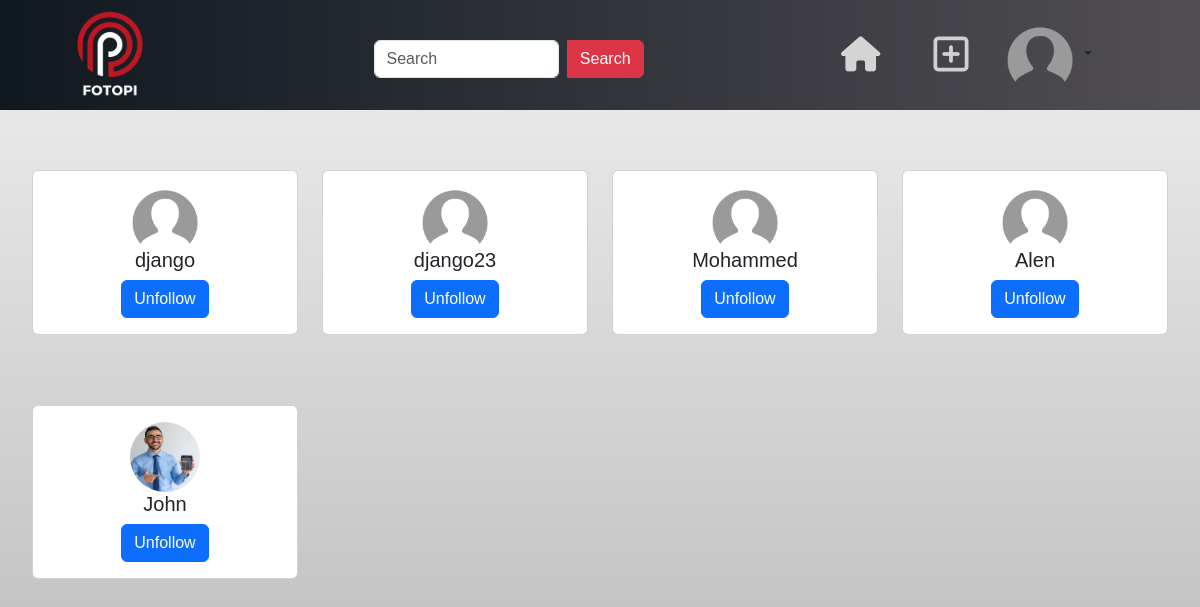
The app's page /following/all/ (signed in) with its own data.
### fotopiapp/models.py (models this page shows, shortened)
class UserProfile(models.Model):
    user=models.OneToOneField(User,on_delete=models.CASCADE, related_name="profile" )
    address=models.CharField(max_length=200, null=True)
    phone=models.CharField(max_length=200, null=True)
    profil_pic=models.FileField(upload_to="profilepic", null=True, blank=True)
    dob=models.DateField(null=True)
    bio=models.CharField(max_length=200,null=True)
    following=models.ManyToManyField("self",related_name="followed_by",symmetrical=False, blank=True)
    block=models.ManyToManyField("self",related_name="blocked", symmetrical=False,blank=True)

### fotopiapp/views.py (the view)
# urls.py: path('following/all/',views.FollowingListView.as_view(),name="following-list"),
@method_decorator(decs,name="dispatch")
class FollowingListView(View):
    def get(self,request,*args,**kwargs):
        profile_object=request.user.profile
        qs=profile_object.following.all()
        return render(request,"following_list.html",{"following":qs})

### fotopiapp/decorator.py (called while the page is built)
def signin_required(fn):
        def wrapper(request,*args,**kwargs):
                if not request.user.is_authenticated:
                        messages.error(request,"invalid session")
                        return redirect("signin")
                else:
                     return fn(request,*args,**kwargs)
        return wrapper

### fotopiapp/templates/following_list.html (shortened to what this page needs)
{% extends 'base.html' %}
{% load static %}
{% block body_block %}
<div class="container-fluid" style="margin-top: 150px;">
    <div class="row">
        {% for fo in following %}
        <div class="col-sm-12 col-md-6 col-lg-3" id="column1">
            <div class="card">
                <div class="card-body text-center">
                    {%if fo.profil_pic%}
                    <img src="{{fo.profil_pic.url}}" alt="" width="70px" height="70px" style="border-radius: 100px;">
                    {%else%}
                    <img class="profile-small" src="{% static 'image/profilepic.png' %}" alt="Avatar" width="70px"
                        height="h-auto">
                    {% endif %}
                    <h5 class="card-title">{{ fo.user }}</h5>
                    <form action="{% url 'follow' fo.id %}" method="post">
                        {% if fo in request.user.profile.following.all %}
                           <button type="submit" class="btn btn-primary" name="action" value="unfollow">Unfollow</button>
                        {% else %}
                           <button type="submit" class="btn btn-primary" name="action" value="follow">Follow</button>
                        {% endif %}
                    </form>
                </div>
            </div>
        </div>
        {% endfor %}
    </div>
</div>
{% endblock %}

### fotopiapp/templates/base.html (style rules this page uses)
body { font-family: Arial, sans-serif; background: linear-gradient(to bottom, #f0f0f0, #c0c0c0); padding: 20px; }

### fotopiapp/templates/following_list.html (style rules this page uses)
#column1 { padding-bottom:50px; }
.card { margin-bottom: 20px; }

### records on screen
UserProfile: user "django", shows "Unfollow"
UserProfile: user "django23", shows "Unfollow"
UserProfile: user "Mohammed", shows "Unfollow"
UserProfile: user "Alen", shows "Unfollow"
UserProfile: profil_pic (picture), user "John", shows "Unfollow"
